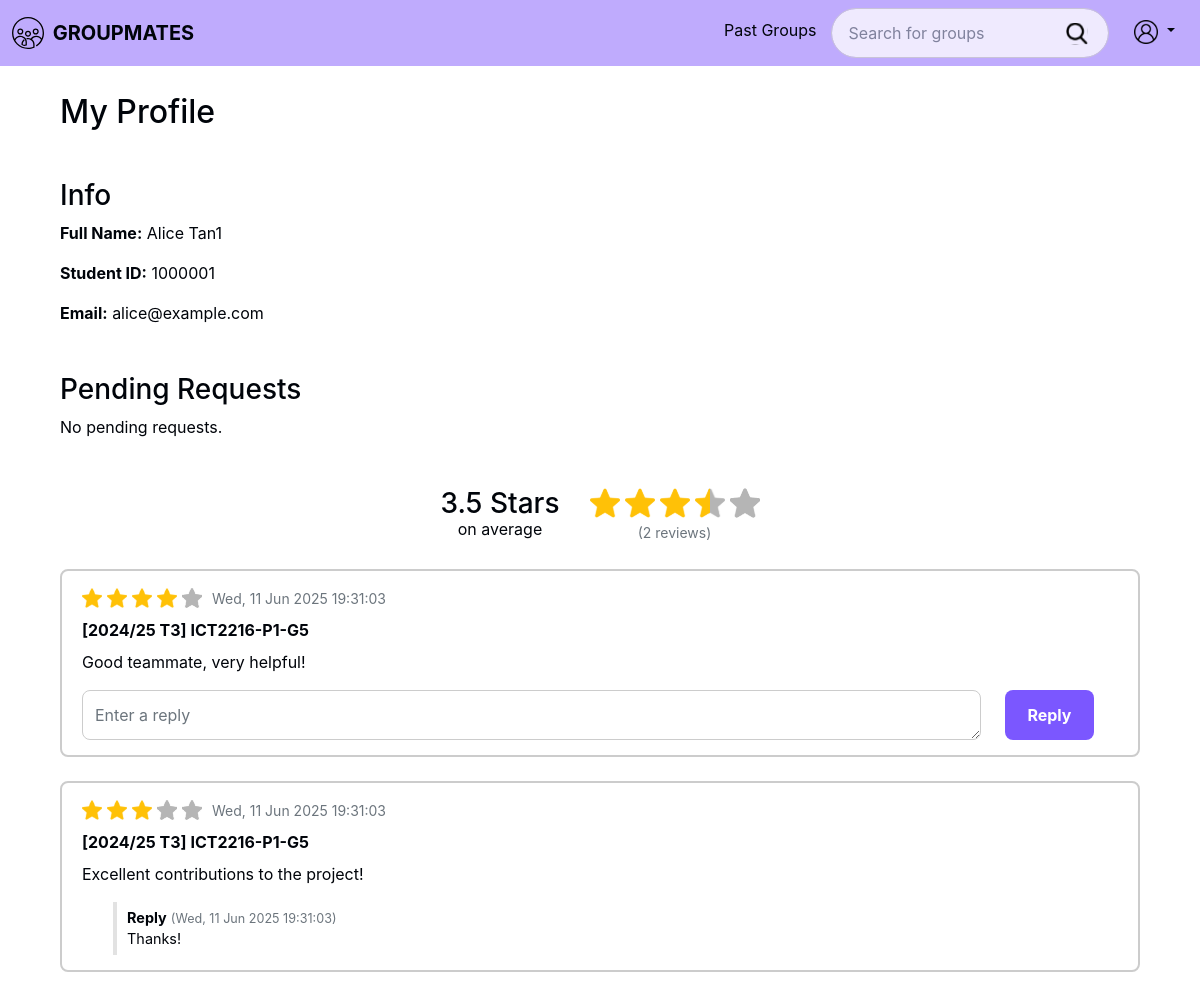
The app's page /profile.php (signed in) with its own data.
### tables this page shows
CREATE TABLE students (
  studentId INT PRIMARY KEY CHECK (studentId BETWEEN 1000000 AND 9999999),
  name VARCHAR(255) NOT NULL,
  email VARCHAR(255) NOT NULL UNIQUE,
  password VARCHAR(255) NOT NULL
);

CREATE TABLE studentStats (
  studentId INT PRIMARY KEY,
  totalReviews INT NOT NULL DEFAULT 0,
  averageRating DECIMAL(3,2) NOT NULL DEFAULT 0.00,
  FOREIGN KEY (studentId) REFERENCES students(studentId) ON DELETE CASCADE
);

CREATE TABLE reviews (
  reviewId INT AUTO_INCREMENT PRIMARY KEY,
  reviewerId INT NOT NULL,
  revieweeId INT NOT NULL,
  groupMembersId INT NOT NULL,
  reviewRating INT NOT NULL,
  description TEXT NOT NULL,
  reviewDate DATETIME NOT NULL DEFAULT CURRENT_TIMESTAMP,
  FOREIGN KEY (reviewerId) REFERENCES students(studentId),
  FOREIGN KEY (revieweeId) REFERENCES students(studentId),
  FOREIGN KEY (groupMembersId) REFERENCES groupMembers(groupMembersId)
);

CREATE TABLE `groups` (
  groupId INT AUTO_INCREMENT PRIMARY KEY,
  groupName VARCHAR(255) NOT NULL,
  acadYear VARCHAR(20) NOT NULL,
  trimester VARCHAR(10) NOT NULL,
  moduleCode VARCHAR(20) NOT NULL,
  labGroupCode VARCHAR (10) NULL,
  groupNumber INT NOT NULL,
  noOfMembers INT NOT NULL DEFAULT 0,
  maxGroupSize INT NOT NULL,
  groupStatus ENUM('active', 'inactive', 'closed') NOT NULL, 
  FOREIGN KEY (moduleCode) REFERENCES modules (moduleCode) ON DELETE RESTRICT,
  FOREIGN KEY (labGroupCode, moduleCode) REFERENCES labGroups (labGroupCode, moduleCode) ON DELETE RESTRICT
);

CREATE TABLE reply (
  replyId INT AUTO_INCREMENT PRIMARY KEY,
  reviewId INT NOT NULL UNIQUE,
  responderId INT NOT NULL,
  justification TEXT NOT NULL,
  replyDate DATETIME NOT NULL DEFAULT CURRENT_TIMESTAMP,
  FOREIGN KEY (reviewId) REFERENCES reviews(reviewId),
  FOREIGN KEY (responderId) REFERENCES students(studentId)
);

### public/profile.php (the view, shortened to what the rows shown need)
<?php
require_once __DIR__ . '/../src/bootstrap.php';
$studentStatsRepo = new StudentStatsMapper($pdo);
$groupJoinRequestsRepo = new GroupJoinRequestsMapper($pdo);
$groupMembershipRepo = new GroupMembershipMapper($pdo);
$groupRepo = new GroupMapper($pdo);
$studentRepo = new StudentMapper($pdo);
$reviewRepo = new ReviewMapper($pdo);
$replyRepo = new ReplyMapper($pdo);
$groupMembershipControl = new GroupMembershipControl($groupMembershipRepo, $groupRepo, $groupJoinRequestsRepo);
$groupControl = new GroupControl($groupRepo, $groupMembershipRepo);
$studentControl = new StudentControl($studentRepo);
$reviewControl = new ReviewControl($reviewRepo);
$replyControl = new ReplyControl($replyRepo, $reviewRepo, $studentRepo);
$groupMembershipController = new GroupMembershipController($groupMembershipControl, $pdo);
$groupController = new GroupPageController($groupControl, $groupMembershipControl, $pdo);
$studentController = new StudentPageController($studentControl, $pdo);
$reviewController = new ReviewPageController($reviewControl, $pdo);
$replyController = new ReplyPageController($replyControl, $pdo);
$student = $studentController->showUserProfile($_SESSION['user']['id']);
$reviewResponse = $reviewController->onViewReceivedReviews($student->getStudentId());
$reviews = $reviewResponse['reviews'] ?? [];
$totalReviews = $studentStatsRepo->getTotalReviews($student->getStudentId());
$averageRating = $studentStatsRepo->getaverageRating($student->getStudentId());
$maxStars = 5;
?>
<div class="profile">
    <h2 class="mb-5">My Profile</h2>
    <div class="content-container d-flex justify-content-between">
        <div class="info-pending-wrapper">
            <div class="profile-info">
                <h3>Info</h3>
                <p><strong>Full Name:</strong> <?= htmlspecialchars($student->getStudentName()) ?></p>
                <p><strong>Student ID:</strong> <?= htmlspecialchars($student->getStudentId()) ?></p>
                <p><strong>Email:</strong> <?= htmlspecialchars($student->getEmail()) ?></p>
            </div>
        </div>
        <div class="review-wrapper">
            <div class="average-wrapper mb-4 d-flex flex-row align-items-center justify-content-center">
                <div class="average-rating text-center">
                    <h3 class="rating-value"><?= htmlspecialchars($averageRating) ?> Stars</h3>
                    <p>on average</p>
                </div>
                <div class="d-flex flex-column align-items-center">
                    <div class="rating-stars d-flex flex-row align-items-center mb-1">
                        <?php
                            $fullStars = floor($averageRating);
                            $halfStar = ($averageRating - $fullStars) >= 0.5 ? true : false;
                            $emptyStars = $maxStars - $fullStars - ($halfStar ? 1 : 0);
                        ?>
                        <?php for ($i = 0; $i < $fullStars; $i++): ?>
                            <img src="img/star-filled.svg" alt="Full Star Rating" />
                        <?php endfor; ?>
                        <?php if ($halfStar): ?>
                            <img src="img/star-half.svg" alt="Half Star Rating" />
                        <?php endif; ?>
                        <?php for ($i = 0; $i < $emptyStars; $i++): ?>
                            <img src="img/star-unfilled.svg" alt="Empty Star Rating" />
                        <?php endfor; ?>
                    </div>
                    <p class="total-reviews m-0 text-muted small">(<?= htmlspecialchars($totalReviews) . ' ' . ($totalReviews < 2 ? "review" : "reviews") ?>)</p>
                </div>
            </div>
            <div class="reviews-container">
                <?php if (count($reviews) > 0): ?>
                    <?php foreach ($reviews as $review): ?>
                        <div class="review-item mb-4">
                            <div class="top-wrapper d-flex flex-row align-items-center">
                                <div class="rating-stars d-flex flex-row align-items-center">
                                    <?php
                                        $rating = $review->getRating();
                                        $fullStars = floor($rating);
                                        $emptyStars = floor(5 - ($rating));
                                    ?>
                                    <?php for ($i = 0; $i < $fullStars; $i++): ?>
                                        <img src="img/star-filled.svg" alt="Full Star Rating" />
                                    <?php endfor; ?>
                                    <?php for ($i = 0; $i < $emptyStars; $i++): ?>
                                        <img src="img/star-unfilled.svg" alt="Empty Star Rating" />
                                    <?php endfor; ?>
                                </div>
                                <div class="timestamp">
                                    <span class="text-muted small"><?= htmlspecialchars($review->getReviewDate()->format('D, d M Y H:i:s')) ?></span>
                                </div>
                            </div>
                            <div class="review-content">
                                <div class="review-group-name mt-2">
                                    <?php
                                        $groupId = $groupMembershipController->displayGroupId($review->getGroupMembersId());
                                        $groupData = $groupController->displayGroupDetails($groupId);
                                        $group = $groupData['group'];
                                    ?>
                                    <p class="mb-0"><strong><?= htmlspecialchars($group->getGroupName()) ?></strong></p>
                                </div>
                                <div class="review-text mt-2">
                                    <p class="mb-0"><?= htmlspecialchars($review->getReviewDescription()) ?></p>
                                </div>
                                <?php
                                    $hasReply = $replyController->checkIfReplyExists($review->getReviewId());
                                    if ($hasReply):
                                        $reply = $replyController->onViewReply($review->getReviewId());
                                ?>
                                    <div class="reply-section borderline mt-3">
                                        <div class="reply-title">
                                            <strong>Reply</strong>
                                            <span class="text-muted small">(<?= htmlspecialchars($reply->getReplyDate()->format('D, d M Y H:i:s')) ?>)</span>
                                        </div>
                                        <div class="reply-text">
                                            <p class="mb-0"><?= htmlspecialchars($reply->getJustification()) ?></p>
                                        </div>
                                    </div>
                                <?php elseif ($student->getStudentId() === $_SESSION['user']['id']): ?>
                                    <div class="reply-section mt-3">
                                        <form action="process_reply_create.php" method="post">
                                            <div class="d-flex flex-row align-items-center justify-content-around">
                                                <textarea name="justification" class="form-control m-0" placeholder="Enter a reply" rows="1" required=""></textarea>
                                                <button type="submit" class="text-decoration-none text-center reply-button d-flex align-items-center justify-content-center mx-4">Reply</button>
                                            </div>
                                        </form>
                                    </div>
                                <?php endif; ?>
                            </div>
                        </div>
                    <?php endforeach; ?>
                <?php else: ?>
                    <p class="text-center">No reviews yet.</p>
                <?php endif; ?>
            </div>
        </div>
    </div>
</div>
<?php
include '_layout.php';
?>

### records on screen
students: name "Alice Tan1", studentId "1000001", email "alice@example.com", studentId.averageRating "3.5", studentId.totalReviews "2"
reviews: reviewRating 4 (drawn), reviewDate "Wed, 11 Jun 2025 19:31:03", groups.groupName "[2024/25 T3] ICT2216-P1-G5", description "Good teammate, very helpful!"
reply: reviewId.reviewDate "Wed, 11 Jun 2025 19:31:03", groups.groupName "[2024/25 T3] ICT2216-P1-G5", reviewId.description "Excellent contributions to the project!", replyDate "Wed, 11 Jun 2025 19:31:03", justification "Thanks!"
